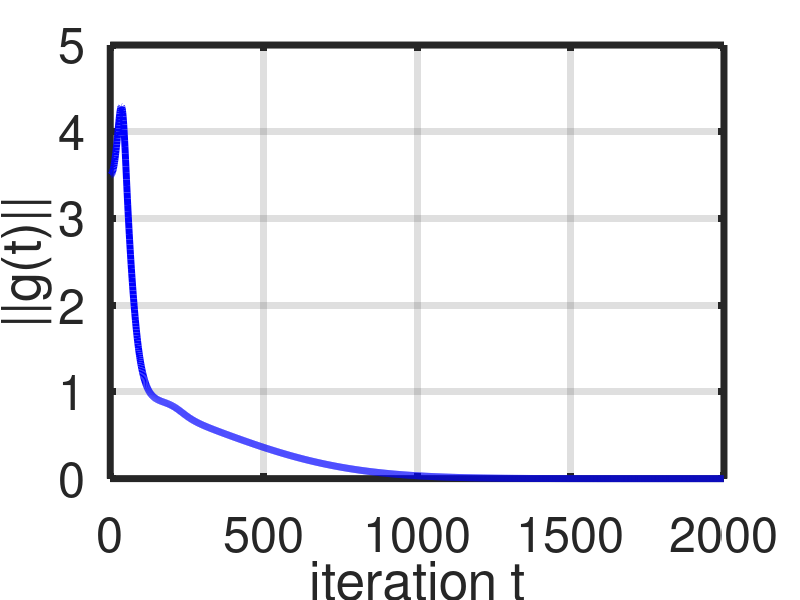

MATLAB code to generate this figure:
clc
clear all
rng('default');
c = @cmu.colors;

%%
gamma = 1;
mu = 2;
lambda = 3*10^8/(40*10^6);
k = 2*pi/lambda;
xm = lambda/2*[-2 -1 0 1 2]';
ym = zeros(5,1);
theta = [pi/6 pi/4]';
rho = 3;
f = [0.1 10]';

d = zeros(5,2);
zeta = zeros(5,2);
for m=1:5
    for i=1:2
        d(m,i) = norm([xm(m,:);ym(m,:)]-rho*[cos(theta(i,:));sin(theta(i,:))]);
        zeta(m,i) = k*(xm(m,:)*cos(theta(i,:)) + ym(m,:)*sin(theta(i,:)) + d(m,i));
    end
end

%%
T = 2000;
I = eye(5);
a = zeros(5,T);
alpha = zeros(5,T);
grad = zeros(10,T-1);
grad_norm = zeros(1,T-1);
a(:,1) = rand(5,1);
alpha(:,1) = rand(5,1);
epsilon1 = 5*10^-4;
epsilon2 = 1*10^0;
K = 0*ones(10);

%%
for t=1:T-1
%     if t>500
%         epsilon1 = 10^-3;
%         epsilon2 = 10^-3;
%     end
    u = zeros(5,2);
    v = zeros(5,2);
    for m=1:5
        for i=1:2
            u(m,i) = gamma/(d(m,i)^(mu/2))*cos(alpha(m,t)+zeta(m,i));
            v(m,i) = gamma/(d(m,i)^(mu/2))*sin(alpha(m,t)+zeta(m,i));
        end
    end
    ga = zeros(5,2);
    galpha = zeros(5,2);
    for i=1:2
        den = 0;
        for m=1:5
            den = den + a(m,t)*(u(m,i)+1i*v(m,i));
        end
        den = abs(den);
        num = den - f(i,:);
        ga(:,i) = num/den*((a(:,t)'*u(:,i))*u(:,i) + (a(:,t)'*v(:,i))*v(:,i));
        galpha(:,i) = num/den*(-(a(:,t)'*u(:,i))*a(:,t).*v(:,i) + (a(:,t)'*v(:,i))*a(:,t).*u(:,i)); 
    end
    h = zeros(2*m);
    for m=1:5
        for i=1:2
            den = 0;
            for j=1:5
                den = den + a(j,t)*(u(j,i)+1i*v(j,i));
            end
            den = abs(den);
            num = den - f(i,:);
            h(1:5,m) = h(1:5,m) + num/den*(u(m,i)*u(:,i)+v(m,i)*v(:,i)) + f(i,:)/den^3*(u(m,i)*u(:,i)'*a(:,t)+v(m,i)*v(:,i)'*a(:,t))*(u(:,i)*u(:,i)'*a(:,t)+v(:,i)*v(:,i)'*a(:,t));
            h(1:5,m+5) = h(1:5,m+5) + num/den*(-u(m,i)*a(:,t).*v(:,i)-a(:,t)'*u(:,i)*v(:,i).*I(:,m)+v(m,i)*a(:,t).*u(:,i)+a(:,t)'*v(:,i)*u(:,i).*I(:,m))...
                + f(i,:)/den^3*((u(m,i)*u(:,i)'*a(:,t)+v(m,i)*v(:,i)'*a(:,t)))*(-a(:,t)'*u(:,i)*a(:,t).*v(:,i)+a(:,t)'*v(:,i)*a(:,t).*u(:,i));
            h(m+5,1:5) = h(1:5,m+5)';
            h(6:10,m+5) = h(6:10,m+5) + num/den*(a(m,t)*v(m,i)*a(:,t).*v(:,i)+a(m,t)*u(m,i)*a(:,t).*u(:,i)-a(:,t)'*u(:,i)*a(:,t).*u(:,i).*I(:,m)-a(:,t)'*v(:,i)*a(:,t).*v(:,i).*I(:,m))...
                + f(i,:)/den^3*(-a(m,t)*v(m,i)*a(:,t)'*u(:,i)+a(m,t)*u(m,i)*a(:,t)'*v(:,i))*(-a(:,t)'*u(:,i)*a(:,t).*v(:,i)+a(:,t)'*v(:,i)*a(:,t).*u(:,i));  
        end
    end
    K = K - epsilon1*(h*K-eye(10));
    grad(:,t) = [ga(:,1)+ga(:,2);galpha(:,1)+galpha(:,2)];
    x = [a(:,t);alpha(:,t)] - epsilon2*K*grad(:,t);
    a(:,t+1) = x(1:5,:);
    alpha(:,t+1) = x(6:10,:);
    grad_norm(:,t) = norm(grad(:,t));
    norm(grad(:,t))
end

%%
grad_norm(end)

figure(1)
plot(grad_norm, 'color', 'blue', 'LineWidth', 5)
xlabel('iteration t')
ylabel('||g(t)||')
set(gca, 'LineWidth', 5, 'FontSize', 35)
grid on
hold on
